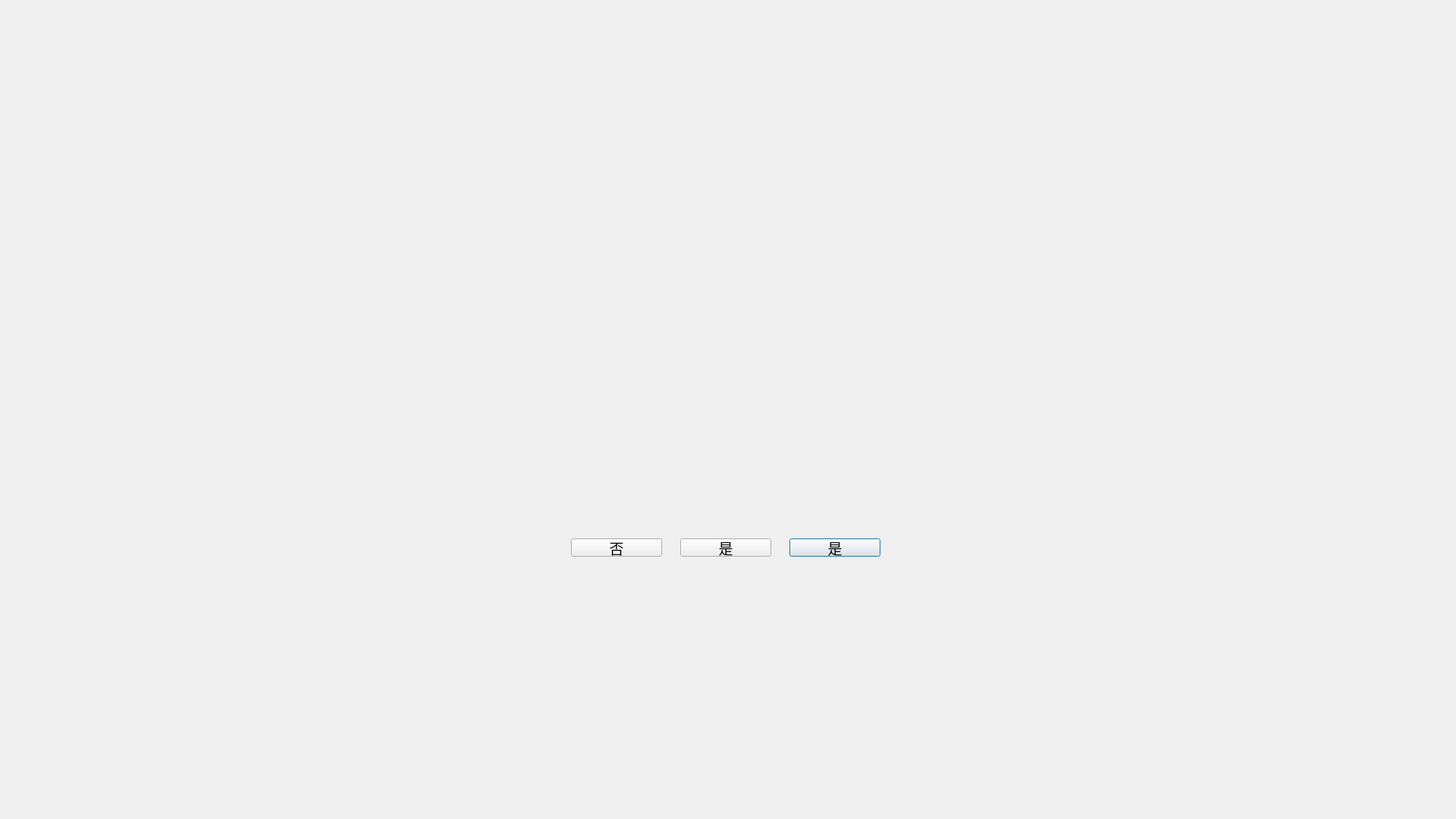
<?xml version="1.0" encoding="UTF-8"?>
<ui version="4.0">
 <class>JMessageUI</class>
 <widget class="QDialog" name="JMessageUI">
  <property name="geometry">
   <rect>
    <x>0</x>
    <y>0</y>
    <width>1920</width>
    <height>1080</height>
   </rect>
  </property>
  <property name="contextMenuPolicy">
   <enum>Qt::DefaultContextMenu</enum>
  </property>
  <property name="windowTitle">
   <string>PatientNewDialog</string>
  </property>
  <property name="styleSheet">
   <string notr="true"/>
  </property>
  <layout class="QGridLayout" name="gridLayout">
   <item row="2" column="1">
    <spacer name="verticalSpacer_2">
     <property name="orientation">
      <enum>Qt::Vertical</enum>
     </property>
     <property name="sizeHint" stdset="0">
      <size>
       <width>20</width>
       <height>40</height>
      </size>
     </property>
    </spacer>
   </item>
   <item row="1" column="1">
    <widget class="QWidget" name="container" native="true">
     <property name="sizePolicy">
      <sizepolicy hsizetype="Fixed" vsizetype="Fixed">
       <horstretch>0</horstretch>
       <verstretch>0</verstretch>
      </sizepolicy>
     </property>
     <property name="minimumSize">
      <size>
       <width>600</width>
       <height>420</height>
      </size>
     </property>
     <property name="maximumSize">
      <size>
       <width>600</width>
       <height>420</height>
      </size>
     </property>
     <property name="font">
      <font>
       <pointsize>14</pointsize>
      </font>
     </property>
     <property name="styleSheet">
      <string notr="true"/>
     </property>
     <layout class="QVBoxLayout" name="verticalLayout">
      <property name="spacing">
       <number>32</number>
      </property>
      <property name="leftMargin">
       <number>1</number>
      </property>
      <property name="topMargin">
       <number>1</number>
      </property>
      <property name="rightMargin">
       <number>1</number>
      </property>
      <property name="bottomMargin">
       <number>16</number>
      </property>
      <item>
       <widget class="QWidget" name="widget" native="true">
        <property name="minimumSize">
         <size>
          <width>0</width>
          <height>40</height>
         </size>
        </property>
        <property name="maximumSize">
         <size>
          <width>16777215</width>
          <height>40</height>
         </size>
        </property>
        <property name="styleSheet">
         <string notr="true"/>
        </property>
        <layout class="QHBoxLayout" name="horizontalLayout_2">
         <property name="leftMargin">
          <number>24</number>
         </property>
         <property name="topMargin">
          <number>0</number>
         </property>
         <property name="rightMargin">
          <number>8</number>
         </property>
         <property name="bottomMargin">
          <number>0</number>
         </property>
         <item>
          <widget class="QLabel" name="lblTitle">
           <property name="styleSheet">
            <string notr="true">font:16px;</string>
           </property>
           <property name="text">
            <string/>
           </property>
          </widget>
         </item>
         <item>
          <spacer name="horizontalSpacer_4">
           <property name="orientation">
            <enum>Qt::Horizontal</enum>
           </property>
           <property name="sizeHint" stdset="0">
            <size>
             <width>696</width>
             <height>20</height>
            </size>
           </property>
          </spacer>
         </item>
        </layout>
       </widget>
      </item>
      <item>
       <widget class="QWidget" name="widget_2" native="true">
        <property name="minimumSize">
         <size>
          <width>0</width>
          <height>64</height>
         </size>
        </property>
        <property name="maximumSize">
         <size>
          <width>16777215</width>
          <height>64</height>
         </size>
        </property>
        <layout class="QHBoxLayout" name="horizontalLayout_3">
         <property name="spacing">
          <number>0</number>
         </property>
         <property name="leftMargin">
          <number>0</number>
         </property>
         <property name="topMargin">
          <number>0</number>
         </property>
         <property name="rightMargin">
          <number>0</number>
         </property>
         <property name="bottomMargin">
          <number>0</number>
         </property>
         <item>
          <spacer name="horizontalSpacer_5">
           <property name="orientation">
            <enum>Qt::Horizontal</enum>
           </property>
           <property name="sizeHint" stdset="0">
            <size>
             <width>265</width>
             <height>20</height>
            </size>
           </property>
          </spacer>
         </item>
         <item>
          <widget class="QLabel" name="lblIcon">
           <property name="minimumSize">
            <size>
             <width>64</width>
             <height>64</height>
            </size>
           </property>
           <property name="maximumSize">
            <size>
             <width>64</width>
             <height>64</height>
            </size>
           </property>
           <property name="text">
            <string/>
           </property>
          </widget>
         </item>
         <item>
          <spacer name="horizontalSpacer_6">
           <property name="orientation">
            <enum>Qt::Horizontal</enum>
           </property>
           <property name="sizeHint" stdset="0">
            <size>
             <width>265</width>
             <height>20</height>
            </size>
           </property>
          </spacer>
         </item>
        </layout>
       </widget>
      </item>
      <item>
       <widget class="QWidget" name="widget_3" native="true">
        <property name="sizePolicy">
         <sizepolicy hsizetype="Preferred" vsizetype="Expanding">
          <horstretch>0</horstretch>
          <verstretch>0</verstretch>
         </sizepolicy>
        </property>
        <layout class="QHBoxLayout" name="horizontalLayout_4">
         <property name="spacing">
          <number>0</number>
         </property>
         <property name="leftMargin">
          <number>24</number>
         </property>
         <property name="topMargin">
          <number>0</number>
         </property>
         <property name="rightMargin">
          <number>24</number>
         </property>
         <property name="bottomMargin">
          <number>0</number>
         </property>
         <item>
          <widget class="QLabel" name="lblMainMsg">
           <property name="font">
            <font>
             <family>黑体</family>
             <pointsize>12</pointsize>
            </font>
           </property>
           <property name="text">
            <string/>
           </property>
           <property name="alignment">
            <set>Qt::AlignHCenter|Qt::AlignTop</set>
           </property>
           <property name="wordWrap">
            <bool>true</bool>
           </property>
          </widget>
         </item>
        </layout>
       </widget>
      </item>
      <item>
       <widget class="QWidget" name="horizontalWidget" native="true">
        <property name="layoutDirection">
         <enum>Qt::RightToLeft</enum>
        </property>
        <layout class="QHBoxLayout" name="horizontalLayout">
         <property name="spacing">
          <number>24</number>
         </property>
         <property name="topMargin">
          <number>0</number>
         </property>
         <property name="rightMargin">
          <number>16</number>
         </property>
         <property name="bottomMargin">
          <number>0</number>
         </property>
         <item>
          <spacer name="horizontalSpacer_7">
           <property name="orientation">
            <enum>Qt::Horizontal</enum>
           </property>
           <property name="sizeHint" stdset="0">
            <size>
             <width>40</width>
             <height>20</height>
            </size>
           </property>
          </spacer>
         </item>
         <item>
          <widget class="QPushButton" name="btnOK">
           <property name="sizePolicy">
            <sizepolicy hsizetype="Fixed" vsizetype="Fixed">
             <horstretch>0</horstretch>
             <verstretch>0</verstretch>
            </sizepolicy>
           </property>
           <property name="minimumSize">
            <size>
             <width>120</width>
             <height>24</height>
            </size>
           </property>
           <property name="maximumSize">
            <size>
             <width>120</width>
             <height>24</height>
            </size>
           </property>
           <property name="text">
            <string>是</string>
           </property>
          </widget>
         </item>
         <item>
          <widget class="QPushButton" name="btnOK2">
           <property name="sizePolicy">
            <sizepolicy hsizetype="Fixed" vsizetype="Fixed">
             <horstretch>0</horstretch>
             <verstretch>0</verstretch>
            </sizepolicy>
           </property>
           <property name="minimumSize">
            <size>
             <width>120</width>
             <height>24</height>
            </size>
           </property>
           <property name="maximumSize">
            <size>
             <width>120</width>
             <height>24</height>
            </size>
           </property>
           <property name="text">
            <string>是</string>
           </property>
          </widget>
         </item>
         <item>
          <widget class="QPushButton" name="btnCancel">
           <property name="sizePolicy">
            <sizepolicy hsizetype="Fixed" vsizetype="Fixed">
             <horstretch>0</horstretch>
             <verstretch>0</verstretch>
            </sizepolicy>
           </property>
           <property name="minimumSize">
            <size>
             <width>120</width>
             <height>24</height>
            </size>
           </property>
           <property name="maximumSize">
            <size>
             <width>120</width>
             <height>24</height>
            </size>
           </property>
           <property name="text">
            <string>否</string>
           </property>
          </widget>
         </item>
         <item>
          <spacer name="horizontalSpacer_3">
           <property name="orientation">
            <enum>Qt::Horizontal</enum>
           </property>
           <property name="sizeHint" stdset="0">
            <size>
             <width>40</width>
             <height>20</height>
            </size>
           </property>
          </spacer>
         </item>
        </layout>
       </widget>
      </item>
     </layout>
    </widget>
   </item>
   <item row="0" column="0">
    <spacer name="horizontalSpacer">
     <property name="orientation">
      <enum>Qt::Horizontal</enum>
     </property>
     <property name="sizeHint" stdset="0">
      <size>
       <width>40</width>
       <height>20</height>
      </size>
     </property>
    </spacer>
   </item>
   <item row="0" column="1">
    <spacer name="verticalSpacer">
     <property name="orientation">
      <enum>Qt::Vertical</enum>
     </property>
     <property name="sizeHint" stdset="0">
      <size>
       <width>20</width>
       <height>40</height>
      </size>
     </property>
    </spacer>
   </item>
   <item row="0" column="2">
    <spacer name="horizontalSpacer_2">
     <property name="orientation">
      <enum>Qt::Horizontal</enum>
     </property>
     <property name="sizeHint" stdset="0">
      <size>
       <width>40</width>
       <height>20</height>
      </size>
     </property>
    </spacer>
   </item>
  </layout>
 </widget>
 <layoutdefault spacing="6" margin="11"/>
 <resources/>
 <connections/>
</ui>
